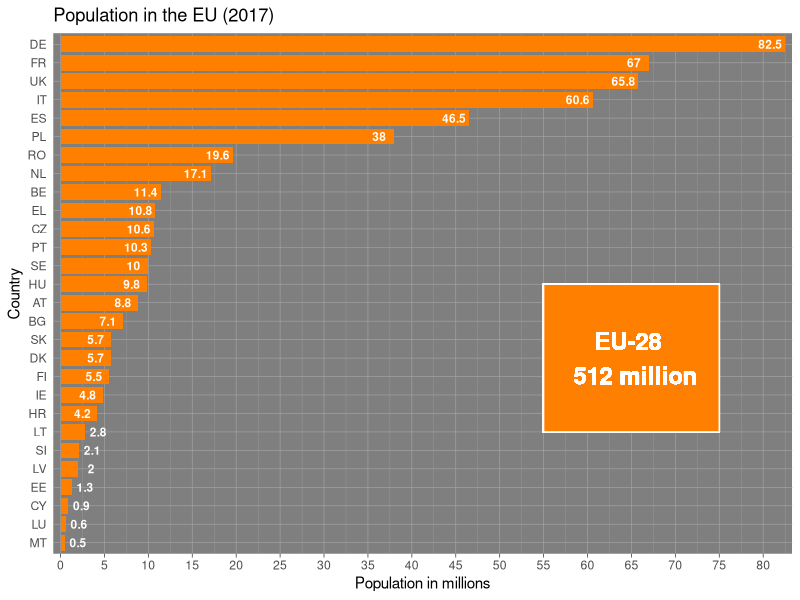

R code for this plot:
## ---- chunk 1
knitr::opts_chunk$set(echo = TRUE)
library(ggplot2)
library(dplyr)
library(RColorBrewer)
## ---- chunk 2
data <- read.csv("data.csv") 
data <- arrange(data,Population)
data$Country <- factor(data$Country, levels = data$Country)
kolor <- brewer.pal(5,"Set1")[5]
ggplot(data, aes(x=Country, y=Population)) +
  geom_col(fill = kolor, width=0.85, position = "dodge") +
  coord_flip() +
  theme_dark() +
  theme(axis.ticks.y = element_blank(), panel.grid = element_line(colour = "gray65", size = 0.4)) +
  labs(x="Country", y="Population in millions", title ="Population in the EU (2017)") +
  scale_y_continuous(breaks=seq(0,85,5), expand=c(0.01,0)) +
  geom_text(aes(label = as.character(Population), 
    y = ifelse(Population<3,as.numeric(Population)+1.5,as.numeric(Population-1.7))),
    size=3, color="white", fontface = "bold") +
  geom_rect(aes(ymin=55, ymax=75, xmin="LT", xmax="HU"), color="white", fill=kolor) +
  geom_text(aes(x="DK", y=65, label="EU-28 \n 512 million"), fontface="bold", size = 6, color = "white")
